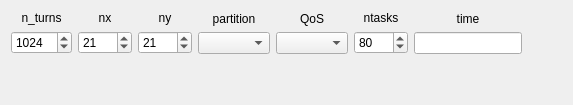
          <widget class="QWidget" name="tab_18">
           <attribute name="title">
            <string>Production</string>
           </attribute>
           <layout class="QVBoxLayout" name="verticalLayout_160">
            <item>
             <layout class="QHBoxLayout" name="horizontalLayout_41">
              <item>
               <layout class="QVBoxLayout" name="verticalLayout_58">
                <item>
                 <widget class="QLabel" name="label_96">
                  <property name="text">
                   <string>n_turns</string>
                  </property>
                  <property name="alignment">
                   <set>Qt::AlignCenter</set>
                  </property>
                 </widget>
                </item>
                <item>
                 <widget class="QSpinBox" name="spinBox_n_turns_fmap_xy_prod">
                  <property name="sizePolicy">
                   <sizepolicy hsizetype="Preferred" vsizetype="Fixed">
                    <horstretch>0</horstretch>
                    <verstretch>0</verstretch>
                   </sizepolicy>
                  </property>
                  <property name="minimum">
                   <number>3</number>
                  </property>
                  <property name="maximum">
                   <number>10000</number>
                  </property>
                  <property name="value">
                   <number>1024</number>
                  </property>
                 </widget>
                </item>
               </layout>
              </item>
              <item>
               <layout class="QVBoxLayout" name="verticalLayout_57">
                <item>
                 <widget class="QLabel" name="label_103">
                  <property name="text">
                   <string>nx</string>
                  </property>
                  <property name="alignment">
                   <set>Qt::AlignCenter</set>
                  </property>
                 </widget>
                </item>
                <item>
                 <widget class="QSpinBox" name="spinBox_nx_fmap_xy_prod">
                  <property name="sizePolicy">
                   <sizepolicy hsizetype="Preferred" vsizetype="Fixed">
                    <horstretch>0</horstretch>
                    <verstretch>0</verstretch>
                   </sizepolicy>
                  </property>
                  <property name="minimum">
                   <number>3</number>
                  </property>
                  <property name="maximum">
                   <number>1001</number>
                  </property>
                  <property name="value">
                   <number>21</number>
                  </property>
                 </widget>
                </item>
               </layout>
              </item>
              <item>
               <layout class="QVBoxLayout" name="verticalLayout_67">
                <item>
                 <widget class="QLabel" name="label_104">
                  <property name="text">
                   <string>ny</string>
                  </property>
                  <property name="alignment">
                   <set>Qt::AlignCenter</set>
                  </property>
                 </widget>
                </item>
                <item>
                 <widget class="QSpinBox" name="spinBox_ny_fmap_xy_prod">
                  <property name="sizePolicy">
                   <sizepolicy hsizetype="Preferred" vsizetype="Fixed">
                    <horstretch>0</horstretch>
                    <verstretch>0</verstretch>
                   </sizepolicy>
                  </property>
                  <property name="minimum">
                   <number>3</number>
                  </property>
                  <property name="maximum">
                   <number>1001</number>
                  </property>
                  <property name="value">
                   <number>21</number>
                  </property>
                 </widget>
                </item>
               </layout>
              </item>
              <item>
               <layout class="QVBoxLayout" name="verticalLayout_59">
                <item>
                 <widget class="QLabel" name="label_97">
                  <property name="text">
                   <string>partition</string>
                  </property>
                  <property name="alignment">
                   <set>Qt::AlignCenter</set>
                  </property>
                 </widget>
                </item>
                <item>
                 <widget class="QComboBox" name="comboBox_partition_fmap_xy_prod">
                  <property name="sizePolicy">
                   <sizepolicy hsizetype="Preferred" vsizetype="Fixed">
                    <horstretch>0</horstretch>
                    <verstretch>0</verstretch>
                   </sizepolicy>
                  </property>
                 </widget>
                </item>
               </layout>
              </item>
              <item>
               <layout class="QVBoxLayout" name="verticalLayout_68">
                <item>
                 <widget class="QLabel" name="label_164">
                  <property name="text">
                   <string>QoS</string>
                  </property>
                  <property name="alignment">
                   <set>Qt::AlignCenter</set>
                  </property>
                 </widget>
                </item>
                <item>
                 <widget class="QComboBox" name="comboBox_qos_fmap_xy_prod">
                  <property name="sizePolicy">
                   <sizepolicy hsizetype="Preferred" vsizetype="Fixed">
                    <horstretch>0</horstretch>
                    <verstretch>0</verstretch>
                   </sizepolicy>
                  </property>
                 </widget>
                </item>
               </layout>
              </item>
              <item>
               <layout class="QVBoxLayout" name="verticalLayout_60">
                <item>
                 <widget class="QLabel" name="label_98">
                  <property name="text">
                   <string>ntasks</string>
                  </property>
                  <property name="alignment">
                   <set>Qt::AlignCenter</set>
                  </property>
                 </widget>
                </item>
                <item>
                 <widget class="QSpinBox" name="spinBox_ntasks_fmap_xy_prod">
                  <property name="sizePolicy">
                   <sizepolicy hsizetype="Preferred" vsizetype="Fixed">
                    <horstretch>0</horstretch>
                    <verstretch>0</verstretch>
                   </sizepolicy>
                  </property>
                  <property name="specialValueText">
                   <string/>
                  </property>
                  <property name="minimum">
                   <number>2</number>
                  </property>
                  <property name="maximum">
                   <number>1000</number>
                  </property>
                  <property name="singleStep">
                   <number>2</number>
                  </property>
                  <property name="value">
                   <number>80</number>
                  </property>
                 </widget>
                </item>
               </layout>
              </item>
              <item>
               <layout class="QVBoxLayout" name="verticalLayout_61">
                <item>
                 <widget class="QLabel" name="label_time_common_6">
                  <property name="text">
                   <string>time</string>
                  </property>
                  <property name="alignment">
                   <set>Qt::AlignCenter</set>
                  </property>
                 </widget>
                </item>
                <item>
                 <widget class="QLineEdit" name="lineEdit_time_fmap_xy_prod">
                  <property name="sizePolicy">
                   <sizepolicy hsizetype="Preferred" vsizetype="Fixed">
                    <horstretch>0</horstretch>
                    <verstretch>0</verstretch>
                   </sizepolicy>
                  </property>
                  <property name="toolTip">
                   <string>days-hours:minutes:seconds (&quot;days&quot; and &quot;hours&quot; are optional. For example, use &quot;5:00&quot; if you want 5 minutes.) Leave empty if you want to run up to the queue time limit.</string>
                  </property>
                 </widget>
                </item>
               </layout>
              </item>
              <item>
               <spacer name="horizontalSpacer_37">
                <property name="orientation">
                 <enum>Qt::Horizontal</enum>
                </property>
                <property name="sizeHint" stdset="0">
                 <size>
                  <width>40</width>
                  <height>20</height>
                 </size>
                </property>
               </spacer>
              </item>
             </layout>
            </item>
            <item>
             <spacer name="verticalSpacer_3">
              <property name="orientation">
               <enum>Qt::Vertical</enum>
              </property>
              <property name="sizeHint" stdset="0">
               <size>
                <width>20</width>
                <height>40</height>
               </size>
              </property>
             </spacer>
            </item>
           </layout>
          </widget>
